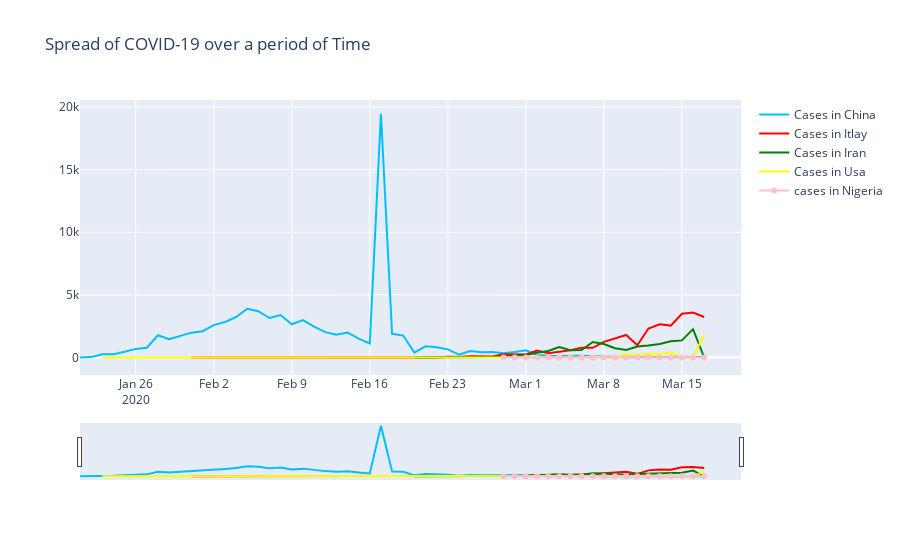

The notebook cell this image was saved under:
### Code cell
China_new_cases = df2.loc[df2["location"]=="China"].groupby("date")["new_cases"].sum().reset_index()
Italy_new_cases = df2.loc[df2["location"]=="Italy"].groupby("date")["new_cases"].sum().reset_index()
Iran_new_cases = df2.loc[df2["location"]=="Iran"].groupby("date")["new_cases"].sum().reset_index()
Usa_new_cases = df2.loc[df2["location"]=="United States"].groupby("date")["new_cases"].sum().reset_index()
Nigeria_new_cases = df2.loc[df2["location"]=="Nigeria"].groupby("date")["new_cases"].sum().reset_index()

fig = go.Figure()

fig.add_trace(go.Scatter(x=China_cases.date, y=China_new_cases['new_cases'], name="Cases in China",
                         line_color='deepskyblue'))

fig.add_trace(go.Scatter(x=Italy_cases.date, y=Italy_new_cases['new_cases'], name="Cases in Itlay",
                         line_color='red'))

fig.add_trace(go.Scatter(x=Iran_cases.date, y=Iran_new_cases['new_cases'], name="Cases in Iran",
                         line_color='green'))

fig.add_trace(go.Scatter(x=Usa_cases.date, y=Usa_new_cases['new_cases'], name="Cases in Usa",
                         line_color='yellow'))
fig.add_trace(go.Scatter(x=Nigeria_cases.date, y=Nigeria_new_cases['new_cases'], name="cases in Nigeria",
                         line_color='pink'))

fig.update_layout(title_text='Spread of COVID-19 over a period of Time',
                  xaxis_rangeslider_visible=True)
fig.show()

### Figure 1 — Plotly figure (JSON) as saved in the notebook; plotly's stock layout.template omitted (floating-point values rounded to 4 significant figures)
{"data": [{"line": {"color": "deepskyblue"}, "name": "Cases in China", "type": "scatter", "x": ["2020-01-21", "2020-01-22", "2020-01-23", "2020-01-24", "2020-01-25", "2020-01-26", "2020-01-27", "2020-01-28", "2020-01-29", "2020-01-30", "2020-01-31", "2020-02-01", "2020-02-02", "2020-02-03", "2020-02-04", "2020-02-05", "2020-02-06", "2020-02-07", "2020-02-08", "2020-02-09", "2020-02-10", "2020-02-11", "2020-02-12", "2020-02-13", "2020-02-14", "2020-02-15", "2020-02-16", "2020-02-17", "2020-02-18", "2020-02-19", "2020-02-20", "2020-02-21", "2020-02-22", "2020-02-23", "2020-02-24", "2020-02-25", "2020-02-26", "2020-02-27", "2020-02-28", "2020-02-29", "2020-03-01", "2020-03-02", "2020-03-03", "2020-03-04", "2020-03-05", "2020-03-06", "2020-03-07", "2020-03-08", "2020-03-09", "2020-03-10", "2020-03-11", "2020-03-12", "2020-03-13", "2020-03-14", "2020-03-15", "2020-03-16", "2020-03-17"], "y": [0, 32, 264, 261, 462, 688, 776, 1776, 1460, 1739, 1984, 2101, 2590, 2827, 3233, 3892, 3697, 3151, 3387, 2653, 2984, 2473, 2022, 1820, 1998, 1506, 1120, 19461, 1893, 1752, 395, 894, 823, 650, 220, 518, 411, 439, 331, 433, 574, 206, 130, 118, 143, 146, 102, 46, 45, 20, 31, 26, 10, 30, 27, 29, 39]}, {"line": {"color": "red"}, "name": "Cases in Itlay", "type": "scatter", "x": ["2020-01-31", "2020-02-01", "2020-02-02", "2020-02-03", "2020-02-04", "2020-02-05", "2020-02-06", "2020-02-07", "2020-02-08", "2020-02-09", "2020-02-10", "2020-02-11", "2020-02-12", "2020-02-13", "2020-02-14", "2020-02-15", "2020-02-16", "2020-02-17", "2020-02-18", "2020-02-19", "2020-02-20", "2020-02-21", "2020-02-22", "2020-02-23", "2020-02-24", "2020-02-25", "2020-02-26", "2020-02-27", "2020-02-28", "2020-02-29", "2020-03-01", "2020-03-02", "2020-03-03", "2020-03-04", "2020-03-05", "2020-03-06", "2020-03-07", "2020-03-08", "2020-03-09", "2020-03-10", "2020-03-11", "2020-03-12", "2020-03-13", "2020-03-14", "2020-03-15", "2020-03-16", "2020-03-17"], "y": [0, 0, 0, 0, 0, 0, 0, 1, 0, 0, 0, 0, 0, 0, 0, 0, 0, 0, 0, 0, 0, 0, 6, 67, 48, 105, 93, 78, 250, 238, 240, 561, 347, 466, 587, 769, 778, 1247, 1492, 1797, 977, 2313, 2651, 2547, 3497, 3590, 3233]}, {"line": {"color": "green"}, "name": "Cases in Iran", "type": "scatter", "x": ["2020-02-20", "2020-02-21", "2020-02-22", "2020-02-23", "2020-02-24", "2020-02-25", "2020-02-26", "2020-02-27", "2020-02-28", "2020-02-29", "2020-03-01", "2020-03-02", "2020-03-03", "2020-03-04", "2020-03-05", "2020-03-06", "2020-03-07", "2020-03-08", "2020-03-09", "2020-03-10", "2020-03-11", "2020-03-12", "2020-03-13", "2020-03-14", "2020-03-15", "2020-03-16", "2020-03-17"], "y": [0, 3, 13, 10, 15, 18, 34, 46, 104, 143, 205, 385, 523, 835, 586, 591, 1234, 1076, 743, 595, 881, 958, 1075, 1289, 1365, 2262, 0]}, {"line": {"color": "yellow"}, "name": "Cases in Usa", "type": "scatter", "x": ["2020-01-23", "2020-01-24", "2020-01-25", "2020-01-26", "2020-01-27", "2020-01-28", "2020-01-29", "2020-01-30", "2020-01-31", "2020-02-01", "2020-02-02", "2020-02-03", "2020-02-04", "2020-02-05", "2020-02-06", "2020-02-07", "2020-02-08", "2020-02-09", "2020-02-10", "2020-02-11", "2020-02-12", "2020-02-13", "2020-02-14", "2020-02-15", "2020-02-16", "2020-02-17", "2020-02-18", "2020-02-19", "2020-02-20", "2020-02-21", "2020-02-22", "2020-02-23", "2020-02-24", "2020-02-25", "2020-02-26", "2020-02-27", "2020-02-28", "2020-02-29", "2020-03-01", "2020-03-02", "2020-03-03", "2020-03-04", "2020-03-05", "2020-03-06", "2020-03-07", "2020-03-08", "2020-03-09", "2020-03-10", "2020-03-11", "2020-03-12", "2020-03-13", "2020-03-14", "2020-03-15", "2020-03-16", "2020-03-17"], "y": [0, 0, 1, 0, 3, 0, 0, 0, 1, 1, 1, 3, 0, 0, 1, 0, 0, 0, 0, 1, 0, 1, 1, 0, 0, 0, 0, 0, 0, 0, 20, 0, 0, 18, 0, 6, 0, 3, 0, 0, 2, 44, 21, 19, 65, 0, 0, 259, 224, 291, 277, 414, 0, 0, 1825]}, {"line": {"color": "pink"}, "name": "cases in Nigeria", "type": "scatter", "x": ["2020-02-28", "2020-02-29", "2020-03-01", "2020-03-02", "2020-03-03", "2020-03-04", "2020-03-05", "2020-03-06", "2020-03-07", "2020-03-08", "2020-03-09", "2020-03-10", "2020-03-11", "2020-03-12", "2020-03-13", "2020-03-14", "2020-03-15", "2020-03-16", "2020-03-17"], "y": [0, 0, 0, 0, 0, 0, 0, 0, 0, 0, 1, 0, 0, 0, 0, 0, 0, 0, 0]}], "layout": {"title": {"text": "Spread of COVID-19 over a period of Time"}, "xaxis": {"rangeslider": {"visible": true}}}}
